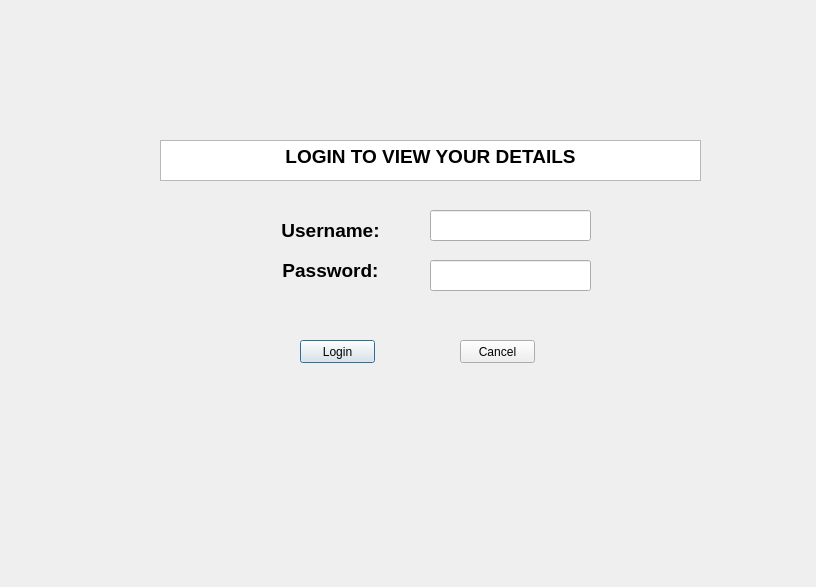
<?xml version="1.0" encoding="UTF-8"?>
<ui version="4.0">
 <class>Dialog</class>
 <widget class="QDialog" name="Dialog">
  <property name="geometry">
   <rect>
    <x>0</x>
    <y>0</y>
    <width>816</width>
    <height>587</height>
   </rect>
  </property>
  <property name="windowTitle">
   <string>Login</string>
  </property>
  <widget class="QTextEdit" name="textEdit">
   <property name="geometry">
    <rect>
     <x>160</x>
     <y>140</y>
     <width>541</width>
     <height>41</height>
    </rect>
   </property>
   <property name="html">
    <string>&lt;!DOCTYPE HTML PUBLIC &quot;-//W3C//DTD HTML 4.0//EN&quot; &quot;http://www.w3.org/TR/REC-html40/strict.dtd&quot;&gt;
&lt;html&gt;&lt;head&gt;&lt;meta name=&quot;qrichtext&quot; content=&quot;1&quot; /&gt;&lt;style type=&quot;text/css&quot;&gt;
p, li { white-space: pre-wrap; }
&lt;/style&gt;&lt;/head&gt;&lt;body style=&quot; font-family:'MS Shell Dlg 2'; font-size:8.25pt; font-weight:400; font-style:normal;&quot;&gt;
&lt;p align=&quot;center&quot; style=&quot; margin-top:0px; margin-bottom:0px; margin-left:0px; margin-right:0px; -qt-block-indent:0; text-indent:0px;&quot;&gt;&lt;span style=&quot; font-size:14pt; font-weight:600;&quot;&gt;LOGIN TO VIEW YOUR DETAILS&lt;/span&gt;&lt;/p&gt;&lt;/body&gt;&lt;/html&gt;</string>
   </property>
  </widget>
  <widget class="QLabel" name="label">
   <property name="geometry">
    <rect>
     <x>260</x>
     <y>210</y>
     <width>141</width>
     <height>41</height>
    </rect>
   </property>
   <property name="text">
    <string>&lt;html&gt;&lt;head/&gt;&lt;body&gt;&lt;p align=&quot;center&quot;&gt;&lt;span style=&quot; font-size:14pt; font-weight:600;&quot;&gt;Username:&lt;/span&gt;&lt;/p&gt;&lt;/body&gt;&lt;/html&gt;</string>
   </property>
  </widget>
  <widget class="QLabel" name="label_2">
   <property name="geometry">
    <rect>
     <x>260</x>
     <y>250</y>
     <width>141</width>
     <height>41</height>
    </rect>
   </property>
   <property name="text">
    <string>&lt;html&gt;&lt;head/&gt;&lt;body&gt;&lt;p align=&quot;center&quot;&gt;&lt;span style=&quot; font-size:14pt; font-weight:600;&quot;&gt;Password:&lt;/span&gt;&lt;/p&gt;&lt;/body&gt;&lt;/html&gt;</string>
   </property>
  </widget>
  <widget class="QLineEdit" name="lineEdit">
   <property name="geometry">
    <rect>
     <x>430</x>
     <y>210</y>
     <width>161</width>
     <height>31</height>
    </rect>
   </property>
  </widget>
  <widget class="QLineEdit" name="lineEdit_2">
   <property name="geometry">
    <rect>
     <x>430</x>
     <y>260</y>
     <width>161</width>
     <height>31</height>
    </rect>
   </property>
  </widget>
  <widget class="QPushButton" name="pushButton">
   <property name="geometry">
    <rect>
     <x>300</x>
     <y>340</y>
     <width>75</width>
     <height>23</height>
    </rect>
   </property>
   <property name="text">
    <string>Login</string>
   </property>
  </widget>
  <widget class="QPushButton" name="pushButton_2">
   <property name="geometry">
    <rect>
     <x>460</x>
     <y>340</y>
     <width>75</width>
     <height>23</height>
    </rect>
   </property>
   <property name="text">
    <string>Cancel</string>
   </property>
  </widget>
 </widget>
 <resources/>
 <connections/>
</ui>
